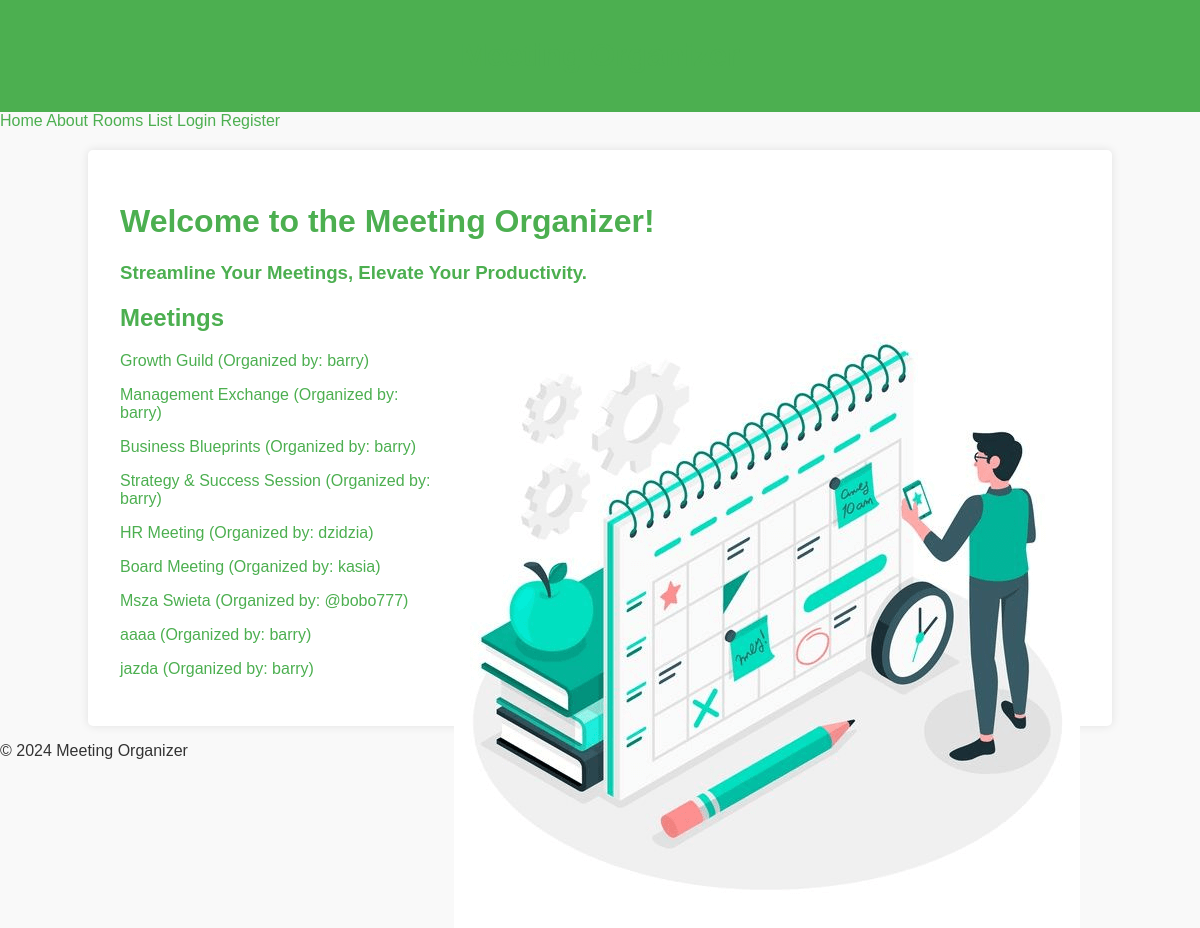
Before: / with the older database file.
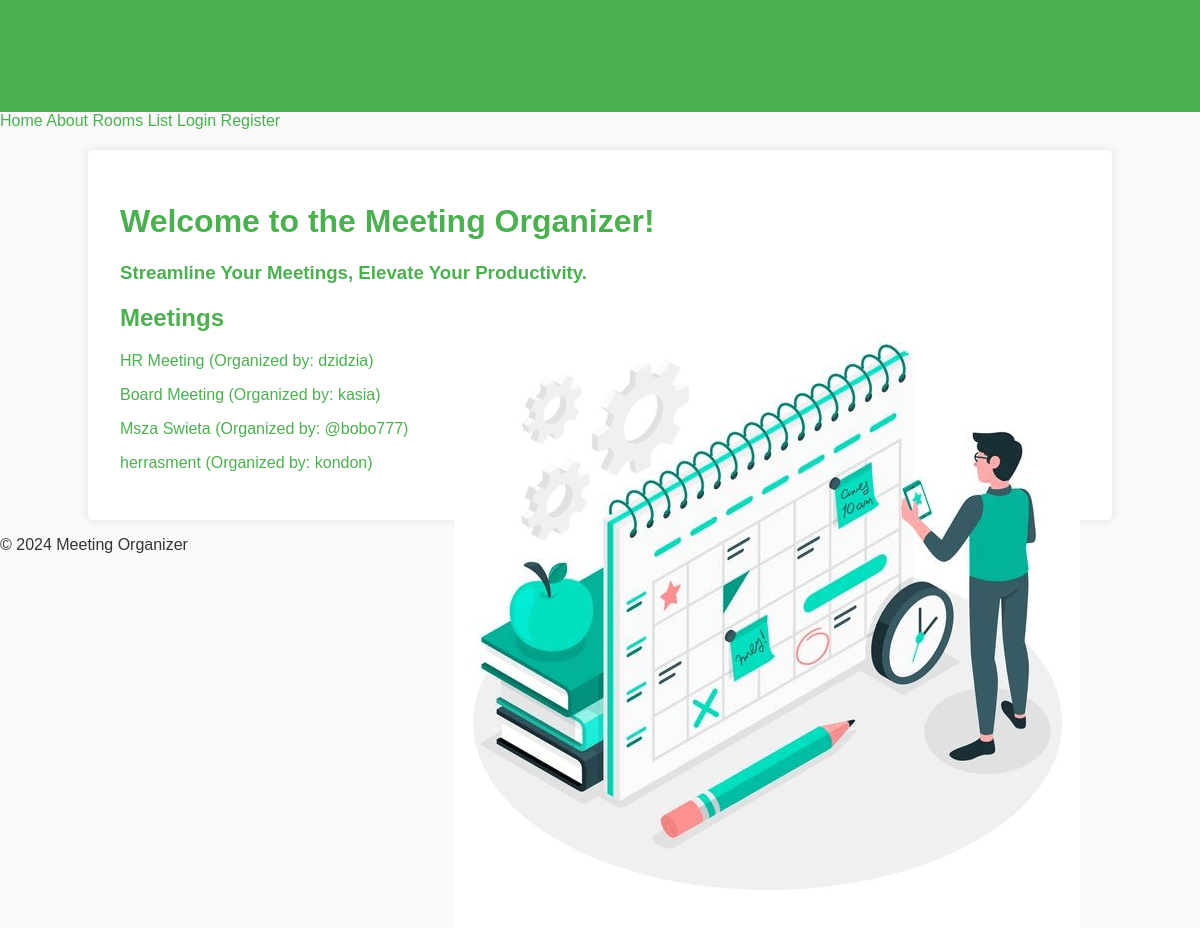
After: the same page with the newer database file.
### meetings/models.py (models this page shows, shortened)
class Meeting(models.Model):
    title = models.CharField(max_length=100)
    date = models.DateField()
    start_time = models.TimeField(default=time(9))
    duration = models.IntegerField(default=1)  # Duration in hours
    room = models.ForeignKey(Room, on_delete=models.CASCADE)
    created_by = models.ForeignKey(User, on_delete=models.CASCADE)

### website/views.py (the view)
# urls.py: path('', welcome, name="welcome"),
def welcome(request):
    return render(request, "website/welcome.html", {"meetings": Meeting.objects.all()})

### website/templates/website/welcome.html
{% extends 'base.html' %}
{% load static %}
{% block content %}
    <h1>Welcome to the Meeting Organizer!</h1>
    <h3>Streamline Your Meetings, Elevate Your Productivity.</h3>
    <img src="{% static 'website/Meeting_Organizer.png' %}" class="calendar-image" alt="Calendar">
    <h2>Meetings</h2>
    <ul>
        {% for meeting in meetings %}
        <li>
            <a href="{% url 'detail' meeting.id %}">
                {{ meeting.title }} (Organized by: {{ meeting.created_by.username }})
            </a>
        </li>
        {% endfor %}
    </ul>
{% endblock %}

### website/templates/base.html (shortened to what this page needs)
{% load static %}
<!DOCTYPE html>
<html lang="en">
<head>
    <link rel="stylesheet" href="{% static 'website/style.css' %}">
</head>
<body>
    <header>
        <h1>Meeting Organizer</h1>
    </header>
    <nav>
        <a href="{% url 'welcome' %}">Home</a>
        <a href="{% url 'about' %}">About</a>
        <a href="{% url 'rooms' %}">Rooms List</a>
        {% if user.is_authenticated %}
            <a href="{% url 'new' %}">Add New Meeting</a>
            <a href="{% url 'profile' %}">Profile</a>
            <form method="post" action="{% url 'logout' %}" style="display:inline;">
                {% csrf_token %}
                <button type="submit" style="background:none; border:none; color:white; cursor:pointer;">Logout</button>
            </form>
        {% else %}
            <a href="{% url 'login' %}">Login</a>
            <a href="{% url 'register' %}">Register</a>
        {% endif %}
    </nav>
    <div class="container">
        {% block content %}
        {% endblock %}
    </div>
    <footer>
        <p>&copy; 2024 Meeting Organizer</p>
    </footer>
</body>
</html>

### website/static/website/style.css (style rules this page uses)
body { font-family: sans-serif; color: #333; background-color: #f9f9f9; margin: 0; padding: 0; }
header { background-color: #4CAF50; color: white; padding: 1em; text-align: center; }
.calendar-image { float: right; margin-left: 20px; height: auto; }
h1, h2, h3 { color: #4CAF50; }
.container { width: 80%; margin: 0 auto; padding: 2em; background-color: white; box-shadow: 0 0 10px rgba(0, 0, 0, 0.1); border-radius: 5px; margin-top: 20px; }
ul { list-style-type: none; padding: 0; }
li { margin: 1em 0; }
a { color: #4CAF50; text-decoration: none; }

Changed rows visible on the page:
removed Meeting: title "Growth Guild", created_by.username "barry"
removed Meeting: title "Management Exchange", created_by.username "barry"
removed Meeting: title "Business Blueprints", created_by.username "barry"
removed Meeting: title "Strategy & Success Session", created_by.username "barry"
removed Meeting: title "aaaa", created_by.username "barry"
removed Meeting: title "jazda", created_by.username "barry"
added Meeting: title "herrasment", created_by.username "kondon"
